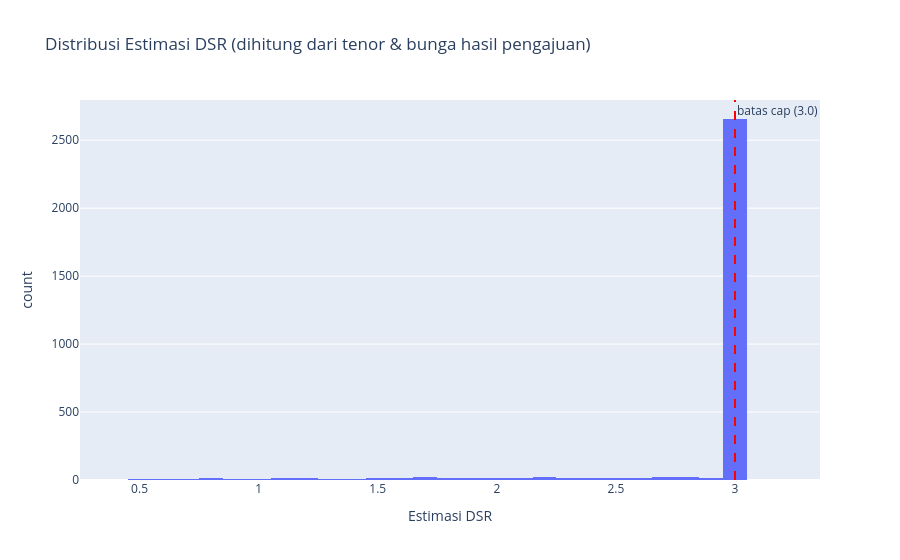

Notebook code for this chart:
### Markdown cell above
**4.1.4 Estimasi DSR (Debt Service Ratio) — sudah pakai tenor & bunga hasil pengajuan**

### Code cell
fig = px.histogram(master, x="estimated_dsr", nbins=40,
                    title="Distribusi Estimasi DSR (dihitung dari tenor & bunga hasil pengajuan)",
                    labels={"estimated_dsr": "Estimasi DSR"})
fig.add_vline(x=3.0, line_dash="dash", line_color="red", annotation_text="batas cap (3.0)")
fig.show()

print(f"Insight: median DSR {master['estimated_dsr'].median():.2f}, "
      f"{(master['estimated_dsr']>=1).mean()*100:.1f}% nasabah punya DSR >= 1 (cicilan >= omset bulanan).")

### Figure 1 — Plotly figure (JSON) as saved in the notebook; plotly's stock layout.template omitted (floating-point values rounded to 4 significant figures; data arrays with more than 128 entries replaced by an {"elided": "..."} marker saying what was removed)
{"data": [{"bingroup": "x", "hovertemplate": "Estimasi DSR=%{x}<br>count=%{y}<extra></extra>", "legendgroup": "", "marker": {"color": "#636efa", "pattern": {"shape": ""}}, "name": "", "nbinsx": 40, "orientation": "v", "showlegend": false, "type": "histogram", "x": {"elided": "3000 float values"}, "xaxis": "x", "yaxis": "y"}], "layout": {"annotations": [{"showarrow": false, "text": "batas cap (3.0)", "x": 3, "xanchor": "left", "xref": "x", "y": 1, "yanchor": "top", "yref": "y domain"}], "barmode": "relative", "legend": {"tracegroupgap": 0}, "shapes": [{"line": {"color": "red", "dash": "dash"}, "type": "line", "x0": 3, "x1": 3, "xref": "x", "y0": 0, "y1": 1, "yref": "y domain"}], "title": {"text": "Distribusi Estimasi DSR (dihitung dari tenor & bunga hasil pengajuan)"}, "xaxis": {"anchor": "y", "domain": [0, 1], "title": {"text": "Estimasi DSR"}}, "yaxis": {"anchor": "x", "domain": [0, 1], "title": {"text": "count"}}}}
